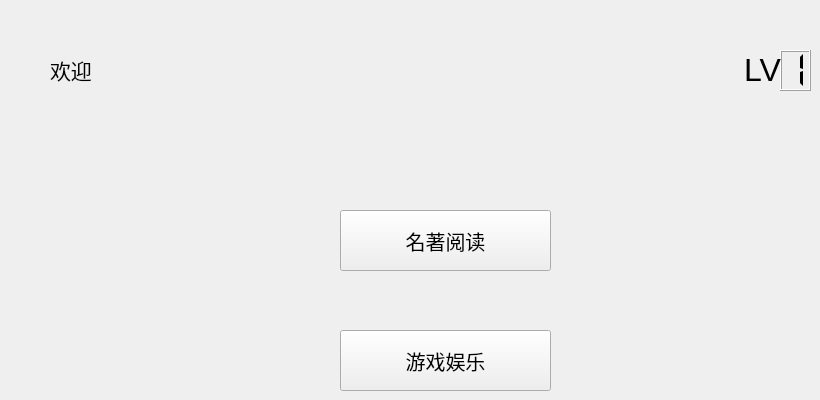
  <widget class="QWidget" name="MainWindow">
   <property name="windowTitle">
    <string>主界面</string>
   </property>
   <widget class="QPushButton" name="Book">
    <property name="geometry">
     <rect>
      <x>340</x>
      <y>210</y>
      <width>211</width>
      <height>61</height>
     </rect>
    </property>
    <property name="font">
     <font>
      <family>宋体</family>
      <pointsize>15</pointsize>
      <underline>false</underline>
     </font>
    </property>
    <property name="cursor">
     <cursorShape>ArrowCursor</cursorShape>
    </property>
    <property name="text">
     <string>名著阅读</string>
    </property>
    <property name="icon">
     <iconset>
      <normaloff>Icon/read.png</normaloff>Icon/read.png</iconset>
    </property>
    <property name="iconSize">
     <size>
      <width>60</width>
      <height>45</height>
     </size>
    </property>
   </widget>
   <widget class="QPushButton" name="Game">
    <property name="geometry">
     <rect>
      <x>340</x>
      <y>330</y>
      <width>211</width>
      <height>61</height>
     </rect>
    </property>
    <property name="font">
     <font>
      <family>宋体</family>
      <pointsize>15</pointsize>
      <underline>false</underline>
     </font>
    </property>
    <property name="cursor">
     <cursorShape>ArrowCursor</cursorShape>
    </property>
    <property name="text">
     <string>游戏娱乐</string>
    </property>
    <property name="icon">
     <iconset>
      <normaloff>Icon/game.png</normaloff>Icon/game.png</iconset>
    </property>
    <property name="iconSize">
     <size>
      <width>50</width>
      <height>50</height>
     </size>
    </property>
   </widget>
   <widget class="QLabel" name="WelcomeAndName">
    <property name="geometry">
     <rect>
      <x>50</x>
      <y>50</y>
      <width>661</width>
      <height>41</height>
     </rect>
    </property>
    <property name="text">
     <string>&lt;html&gt;&lt;head/&gt;&lt;body&gt;&lt;p&gt;&lt;span style=&quot; font-size:16pt;&quot;&gt;欢迎&lt;/span&gt;&lt;/p&gt;&lt;/body&gt;&lt;/html&gt;</string>
    </property>
   </widget>
   <widget class="QLCDNumber" name="LvNum">
    <property name="geometry">
     <rect>
      <x>780</x>
      <y>50</y>
      <width>31</width>
      <height>41</height>
     </rect>
    </property>
    <property name="smallDecimalPoint">
     <bool>false</bool>
    </property>
    <property name="digitCount">
     <number>1</number>
    </property>
    <property name="mode">
     <enum>QLCDNumber::Dec</enum>
    </property>
    <property name="segmentStyle">
     <enum>QLCDNumber::Flat</enum>
    </property>
    <property name="value" stdset="0">
     <double>1.000000000000000</double>
    </property>
    <property name="intValue" stdset="0">
     <number>1</number>
    </property>
   </widget>
   <widget class="QLabel" name="LvLabel">
    <property name="geometry">
     <rect>
      <x>740</x>
      <y>50</y>
      <width>41</width>
      <height>41</height>
     </rect>
    </property>
    <property name="text">
     <string>&lt;html&gt;&lt;head/&gt;&lt;body&gt;&lt;p&gt;&lt;span style=&quot; font-size:24pt;&quot;&gt;LV&lt;/span&gt;&lt;/p&gt;&lt;/body&gt;&lt;/html&gt;</string>
    </property>
    <property name="alignment">
     <set>Qt::AlignRight|Qt::AlignTrailing|Qt::AlignVCenter</set>
    </property>
   </widget>
  </widget>
